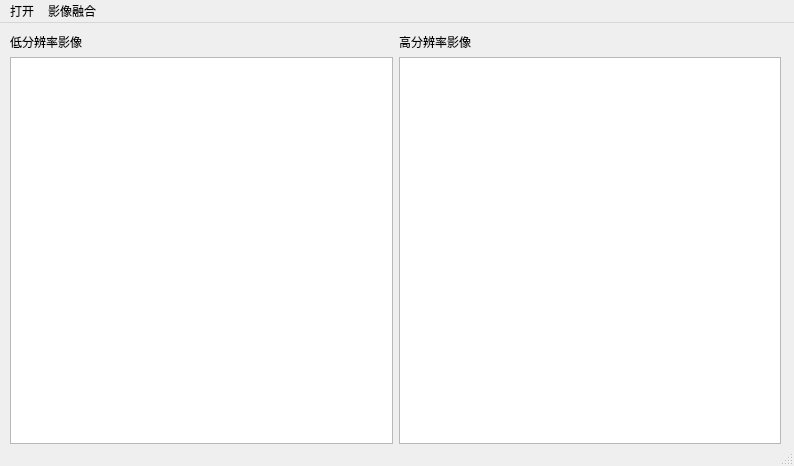
<?xml version="1.0" encoding="UTF-8"?>
<ui version="4.0">
 <class>Image_Fusion</class>
 <widget class="QMainWindow" name="Image_Fusion">
  <property name="geometry">
   <rect>
    <x>0</x>
    <y>0</y>
    <width>794</width>
    <height>466</height>
   </rect>
  </property>
  <property name="windowTitle">
   <string>MainWindow</string>
  </property>
  <widget class="QWidget" name="centralwidget">
   <widget class="QWidget" name="gridLayoutWidget">
    <property name="geometry">
     <rect>
      <x>10</x>
      <y>10</y>
      <width>771</width>
      <height>411</height>
     </rect>
    </property>
    <layout class="QGridLayout" name="gridLayout">
     <item row="1" column="1">
      <widget class="QGraphicsView" name="graphicsView_2"/>
     </item>
     <item row="1" column="0">
      <widget class="QGraphicsView" name="graphicsView"/>
     </item>
     <item row="0" column="0">
      <widget class="QLabel" name="label">
       <property name="frameShape">
        <enum>QFrame::NoFrame</enum>
       </property>
       <property name="text">
        <string>低分辨率影像</string>
       </property>
      </widget>
     </item>
     <item row="0" column="1">
      <widget class="QLabel" name="label_2">
       <property name="frameShape">
        <enum>QFrame::NoFrame</enum>
       </property>
       <property name="text">
        <string>高分辨率影像</string>
       </property>
      </widget>
     </item>
    </layout>
   </widget>
  </widget>
  <widget class="QMenuBar" name="menubar">
   <property name="geometry">
    <rect>
     <x>0</x>
     <y>0</y>
     <width>794</width>
     <height>21</height>
    </rect>
   </property>
   <widget class="QMenu" name="menu">
    <property name="title">
     <string>打开</string>
    </property>
    <addaction name="actionopen"/>
    <addaction name="actionexit"/>
   </widget>
   <widget class="QMenu" name="menuBrovey">
    <property name="title">
     <string>影像融合</string>
    </property>
    <addaction name="actionBrovey"/>
    <addaction name="actionIHS"/>
    <addaction name="actionPCA"/>
   </widget>
   <addaction name="menu"/>
   <addaction name="menuBrovey"/>
  </widget>
  <widget class="QStatusBar" name="statusbar"/>
  <action name="actionopen">
   <property name="text">
    <string>open</string>
   </property>
  </action>
  <action name="actionexit">
   <property name="text">
    <string>exit</string>
   </property>
  </action>
  <action name="actionBrovey">
   <property name="text">
    <string>Brovey</string>
   </property>
  </action>
  <action name="actionIHS">
   <property name="text">
    <string>IHS</string>
   </property>
  </action>
  <action name="actionPCA">
   <property name="text">
    <string>PCA</string>
   </property>
  </action>
 </widget>
 <resources/>
 <connections/>
</ui>
